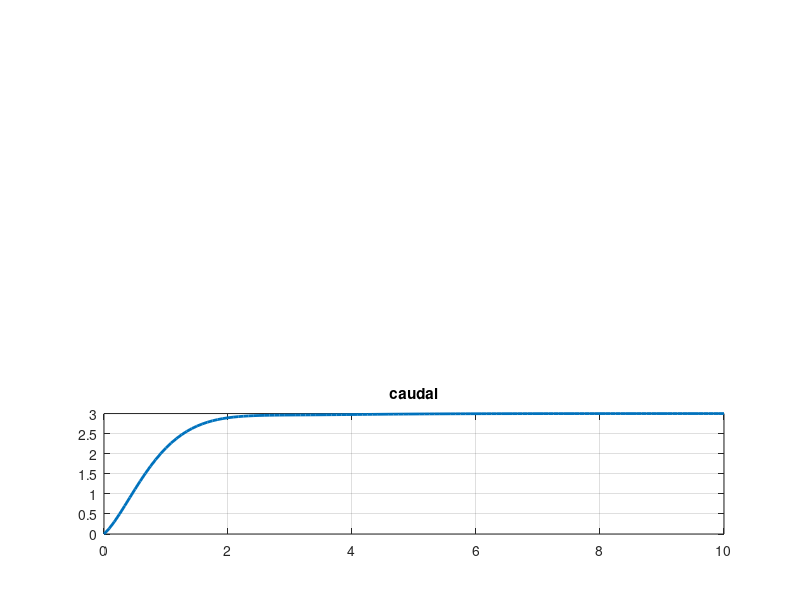

Here is the MATLAB script that generated this plot:
%TP1 Ejercicio 1, iniciso 2
clc; clear all; close all;
%componentes
A1=1;
A2=1;
R1=1/2;
R2=1/3;
h1(1)=0;
h2(1)=0;
%matrices del espacio de estados (ss)
A=[-1/(A1*R1) 1/(A1*R1); 1/(A2*R1) -(1/(A2*R1)+1/(A2*R2))]
B=[1/A1; 0]
Ct=[0 1]
D=[0]
X=[h1 ; h2];
u(1)=0;
[num,den]=ss2tf(A,B,Ct,D);
sys=tf(num,den);

A_amp= [A zeros(2,1); -Ct 0]
B_amp= [B(:,1);0]

%Diseño de la ubicacion de los polos
P= [-1.5+j -1.5-j -1]; %Polos deseados
K=place(A_amp,B_amp,P) %Ganancia de realimentacion
Acl=A_amp-B_amp*K; %realimentacion del sistema
eig(Acl) %Comprobamos que los polos estan donde queremos

%Variables de utilidad
%Para determinar h se hace lo siguiente:
f=max(abs(pole(sys)))%Esto nos imprime la frecuencia del polo más alta del sistema.
%Como por el teorema del muestreo, tenemos que muestrear al doble de esa frecuencia
%determinamos h como 1/10f, donde f es la frecuencia más alta
h=1/(2*f)
tiempo=(10/h);
t=0:h:(tiempo*h);
i=1;
referencia=1; %altura en metros del tanque 2
psi=0; %Error integrado

while(i<(tiempo+2))

  h1(i)=X(1);h2(i)=X(2);

  u=-K*([X;psi]);

  accion(i)=u;

  X_P=A*X+B*u;%X punto
  X=X+h*X_P;%Esto es el cálculo de la integral como sumatoria

  psi=psi+h*(referencia-Ct*X);

  i=i+1;

end

%Imprimo como varían mis variables de estado y mi entrada
subplot(3,1,1) ;plot(t,h1); title('altura del primer tanque'); grid on;
subplot(3,1,2) ;plot(t,h2); title('altura del segundo tanque');grid on; hold;
step(sys,'color','r'), legend('altura controlada','altura sin controlador');
subplot(3,1,3) ;plot(t,accion,'linewidth',2); title('caudal');grid on;
